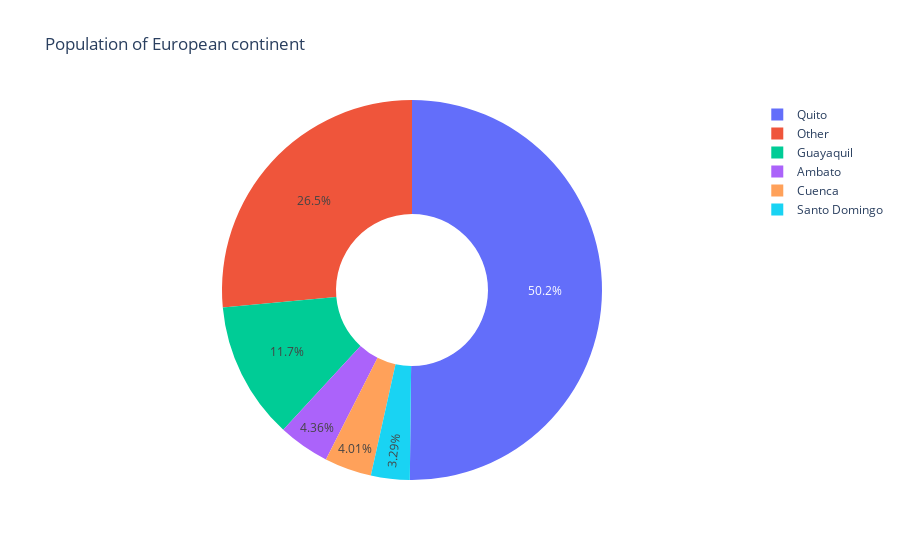

The notebook cell this image was saved under:
### Code cell
fig = px.pie(df_city_filter, values='Sum(transactions)', names='city', title='Population of European continent', hole=.4)
fig.show()

### Figure 1 — Plotly figure (JSON) as saved in the notebook; plotly's stock layout.template omitted (floating-point values rounded to 4 significant figures)
{"data": [{"domain": {"x": [0, 1], "y": [0, 1]}, "hole": 0.4, "hovertemplate": "city=%{label}<br>Sum(transactions)=%{value}<extra></extra>", "labels": ["Quito", "Guayaquil", "Ambato", "Cuenca", "Santo Domingo", "Other"], "legendgroup": "", "name": "", "showlegend": true, "type": "pie", "values": [70999057, 16546295, 6172615, 5673847, 4655266, 37431865]}], "layout": {"legend": {"tracegroupgap": 0}, "title": {"text": "Population of European continent"}}}
